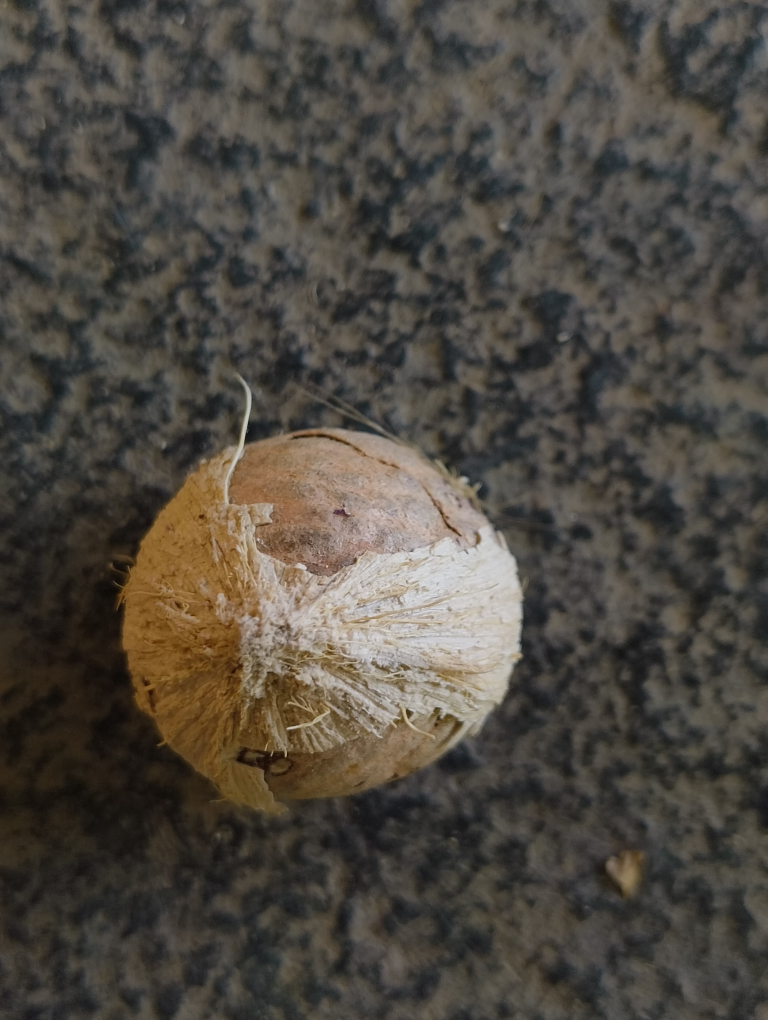
#> input picture image-preprocessing/example-image.jpg, 3072 x 4080 px (shown at 1/4 size)
$ jupyter execute --allow-errors trial-areca-nut-images-prerpocessing.ipynb
#> lines starting #> are read from the running program, lines starting #| are printed output that depends on the picture; after the words box and inside, x2 and y2 are one past the last pixel; in counts of white or black regions, pixels touching at a corner belong together
[cell 1]
import cv2
import pandas as pd
import matplotlib.pyplot as plt

[cell 2]
exampleimg=cv2.imread("example-image.jpg")
#> exampleimg is the input picture: shape (4080, 3072, 3); mean B, G, R 65.5, 73.3, 78.4
# cvimage=cv2.cvtColor(exampleimg,cv2.COLOR_BGR2GRAY)

cv2.namedWindow("window", cv2.WINDOW_NORMAL)
cv2.resizeWindow("window", 400,512 )

# print(cvimage.shape)

cv2.imshow("window",exampleimg)
cv2.waitKey(0)

[cell 3]
blurred_img = cv2.GaussianBlur(exampleimg, (9, 9), 0)

cv2.namedWindow("window", cv2.WINDOW_NORMAL)
cv2.resizeWindow("window", 400,512 )
cv2.imshow("window",blurred_img)
cv2.waitKey(0)

#> (a cell that did not finish here is left out)

[cell 5]
cvimage2=cv2.imread("example-image.jpg")
cvimage2.shape
#> Out = (4080, 3072, 3)

[cell 6]
cvimage2

[cell 7]
import pandas as pd

df=pd.Series(cvimage2.flatten())
df

[cell 8]
import matplotlib.pyplot as plt

df.plot(kind='hist',bins=50,title='Pixel values')
plt.show()
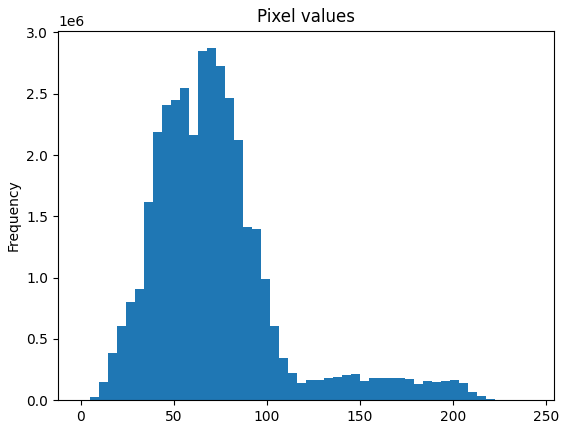
#> figure drawn by matplotlib, 1 panel; tallest bar 2871360 high, from x = 67.76 to 72.6

[cell 9]
fig,axs=plt.subplots(1,3,figsize=(15,5))
axs[0].imshow(cvimage2[:,:,0],cmap='Reds')
axs[1].imshow(cvimage2[:,:,1],cmap='Greens')
axs[2].imshow(cvimage2[:,:,2],cmap='Blues')
plt.show()
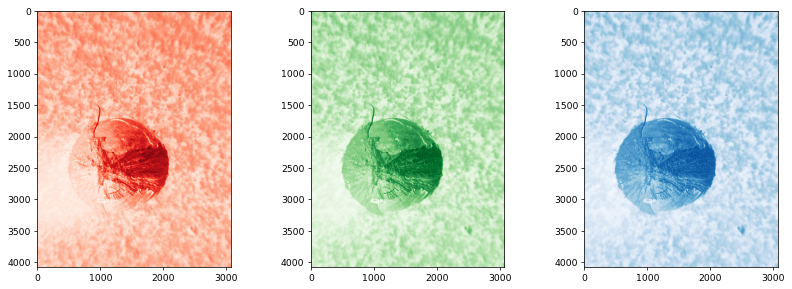
#> figure drawn by matplotlib, 3 panels

[cell 10]
plt.figure(figsize=(10,5))
plt.imshow(cvimage2)
plt.show()

[cell 11]
cv2imagegray=cv2.cvtColor(exampleimg,cv2.COLOR_BGR2GRAY)
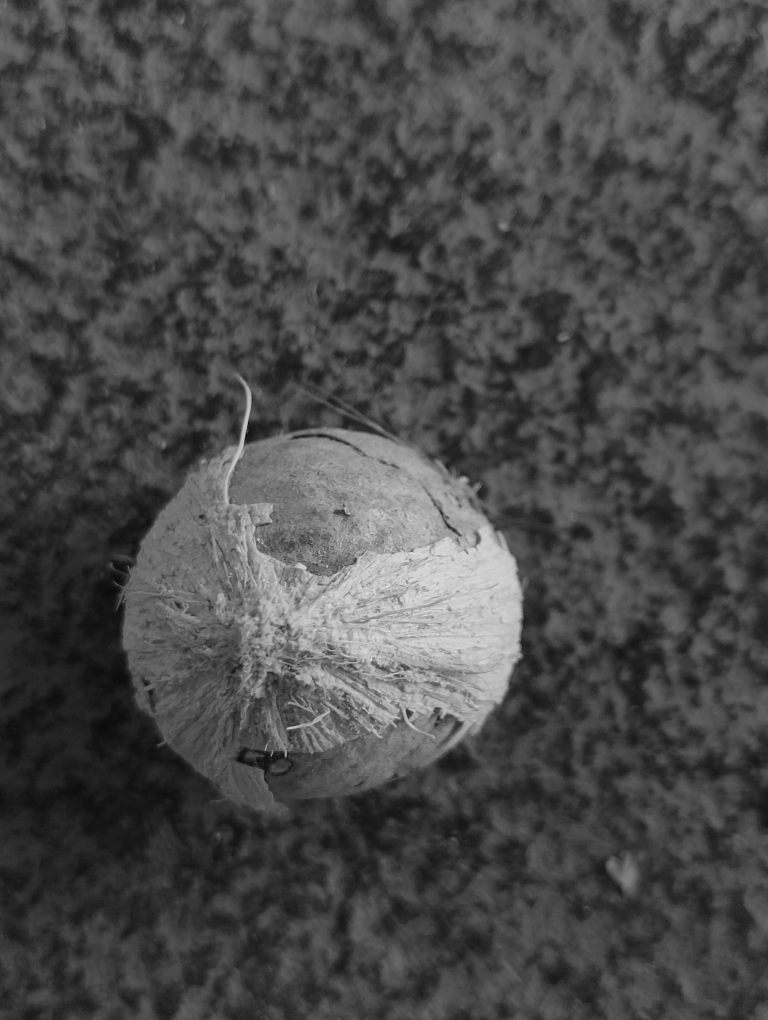
#> cv2imagegray: shape (4080, 3072) (shown at 1/4 size); min 6, max 226, mean 73.9
plt.figure(figsize=(10,5))
plt.imshow(cv2imagegray,cmap='gray')
plt.show()

# Blurring (Gaussian blur)

[cell 12]
blur = cv2.GaussianBlur(exampleimg,(5,5),0)
blur

[cell 13]
blur = cv2.GaussianBlur(exampleimg,(5,5),0)

plt.subplot(121),plt.imshow(exampleimg),plt.title('Original')
plt.xticks([]), plt.yticks([])
plt.subplot(122),plt.imshow(blur),plt.title('Blurred')
plt.xticks([]), plt.yticks([])
plt.show()
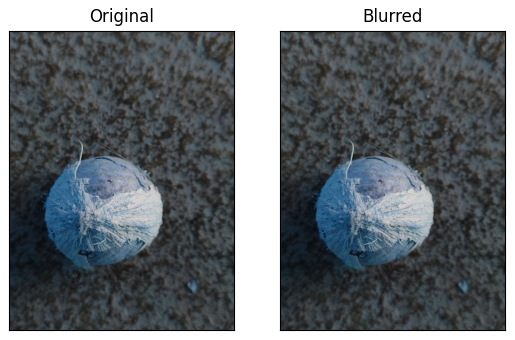
#> figure drawn by matplotlib, 2 panels; B, G, R data is drawn as R, G, B

[cell 14]
import cv2
import numpy as np

image = cv2.imread('example-image.jpg')

sharpening_kernel = np.array([[-1, -1, -1],
                             [-1, 9, -1],
                             [-1, -1, -1]])
sharpened_image = cv2.filter2D(image, -1, sharpening_kernel)

cvimage=cv2.cvtColor(sharpened_image,cv2.COLOR_BGR2GRAY)

cv2.namedWindow("window", cv2.WINDOW_NORMAL)
x=cv2.resizeWindow("window", 400,512 )

cv2.imshow("window", cvimage)
cv2.waitKey(0)

#> (a cell that did not finish here is left out)

# Why I'm not using Edge detection?
  source: https://docs.opencv.org/4.x/da/d22/tutorial_py_canny.html

[cell 16]
import numpy as np
import cv2 as cv
from matplotlib import pyplot as plt

img = cv.imread('example-image.jpg', cv.IMREAD_GRAYSCALE)
#> img: shape (4080, 3072); min 6, max 226, mean 73.9
assert img is not None, "file could not be read, check with os.path.exists()"
edges = cv.Canny(img,100,200)
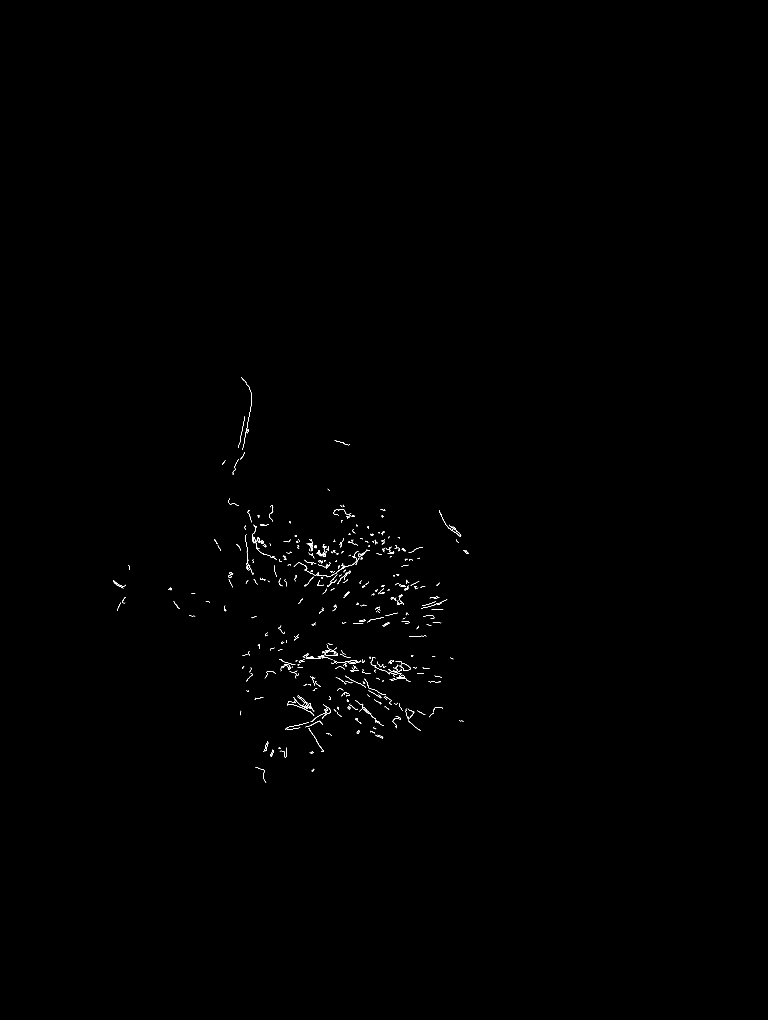
#> edges: shape (4080, 3072) (shown at 1/4 size); 0.13% white in thin lines or dots, all inside (x1, y1, x2, y2) = (452, 1509, 1875, 3131)

plt.subplot(121),plt.imshow(img,cmap = 'gray')
plt.title('Original Image'), plt.xticks([]), plt.yticks([])
plt.subplot(122),plt.imshow(edges,cmap = 'gray')
plt.title('Edge Image'), plt.xticks([]), plt.yticks([])

plt.show()
